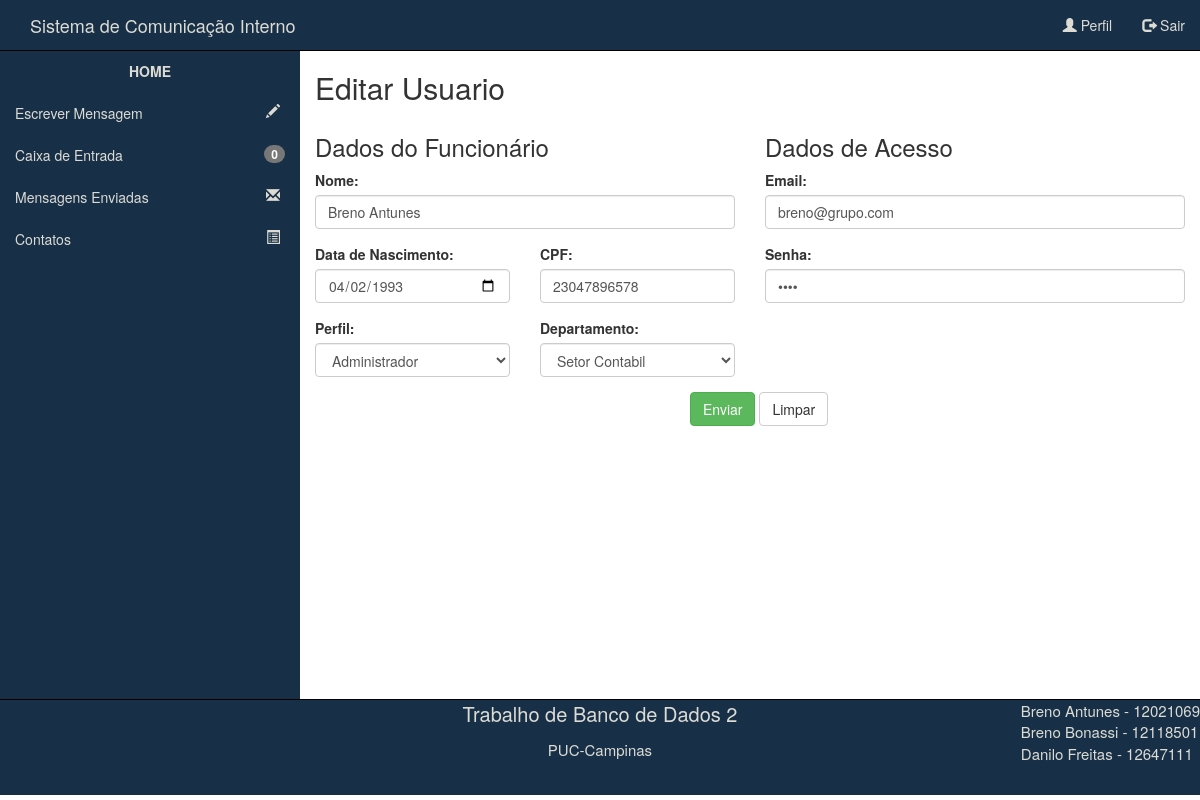
Page /Usuario/editarUsuario.php?go=editaUsuario&id=1 on the earlier database version.
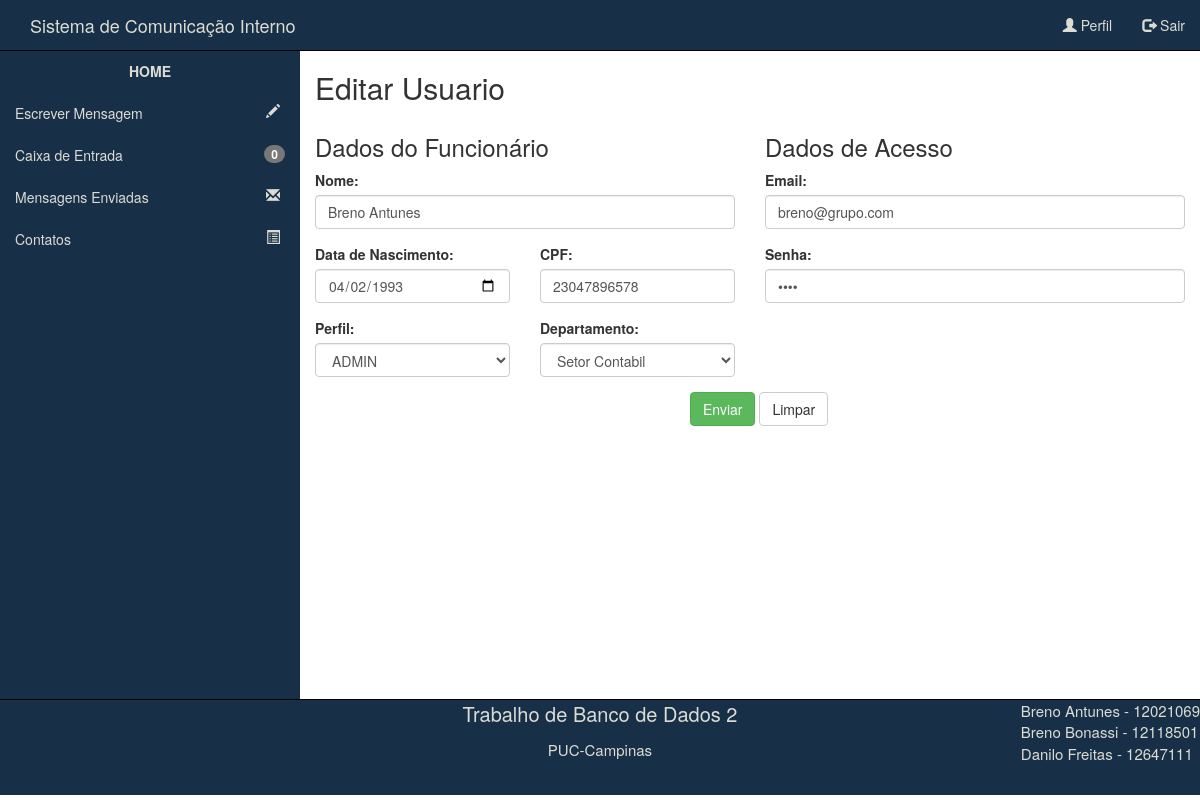
Same page on the later database version.
### tables this page shows
CREATE TABLE IF NOT EXISTS `PERFIL` (
  `id_perfil` int(11) NOT NULL,
  `nome_perfil` varchar(75) NOT NULL,
  `descricao_perfil` text
);

### Usuario/editarUsuario.php (the view, shortened to what the changed rows need)
<?php
	$idUsuario = $_GET['id'];
	$sql = mysql_query("SELECT * FROM USUARIO WHERE '$idUsuario'=id_pessoa");
	while($linha = mysql_fetch_array($sql)){
		$perfilUsuario = $linha['perfil'];
		$consultaPerfil = mysql_query("SELECT * FROM PERFIL WHERE '$perfilUsuario'=id_perfil");
		$consultaPerfil = mysql_fetch_array($consultaPerfil);
		$perfilUsuario = $consultaPerfil['nome_perfil'];
	}
?>
<!DOCTYPE html>
<html lang="pt-br">
<head>
	<link rel="stylesheet" href="../css/bootstrap.css">
	<link rel="stylesheet" href="../css/estilo.css">
	<link rel="stylesheet" href="../css/menuTopoEstilo.css">
	<link rel="stylesheet" href="../css/menuLateralEstilo.css">
</head>
<body>
	<div class="container-fluid principal">
		<div class="row linhaPrincipal">
			<section class="col-md-9 conteudo">
				<br class="alertaCadastro hidden">
				<h2>Editar Usuario </h2>
					<form class="form form-vertical" method="POST" action="editarUsuario.php?go=alterarUsuario&id=<?php echo $idUsuario; ?>">
						<div class="row">
							<div class="col-md-6">
								<div class="row" style="border:none;">
									<div class="form-group col-md-6">
										<label for="perfil" class="label-control" id="labelPerfil">Perfil:</label>
										<select class="form-control" name="perfil" id="perfil">
											<option><?php echo $perfilUsuario; ?></option>
										</select>
									</div>
								</div>
							</div>
						</div>
					</form>
				</div>
		</div>
</body>
</html>

Differences in the rows shown:
changed perfil: perfil "Administrador" → "ADMIN"
